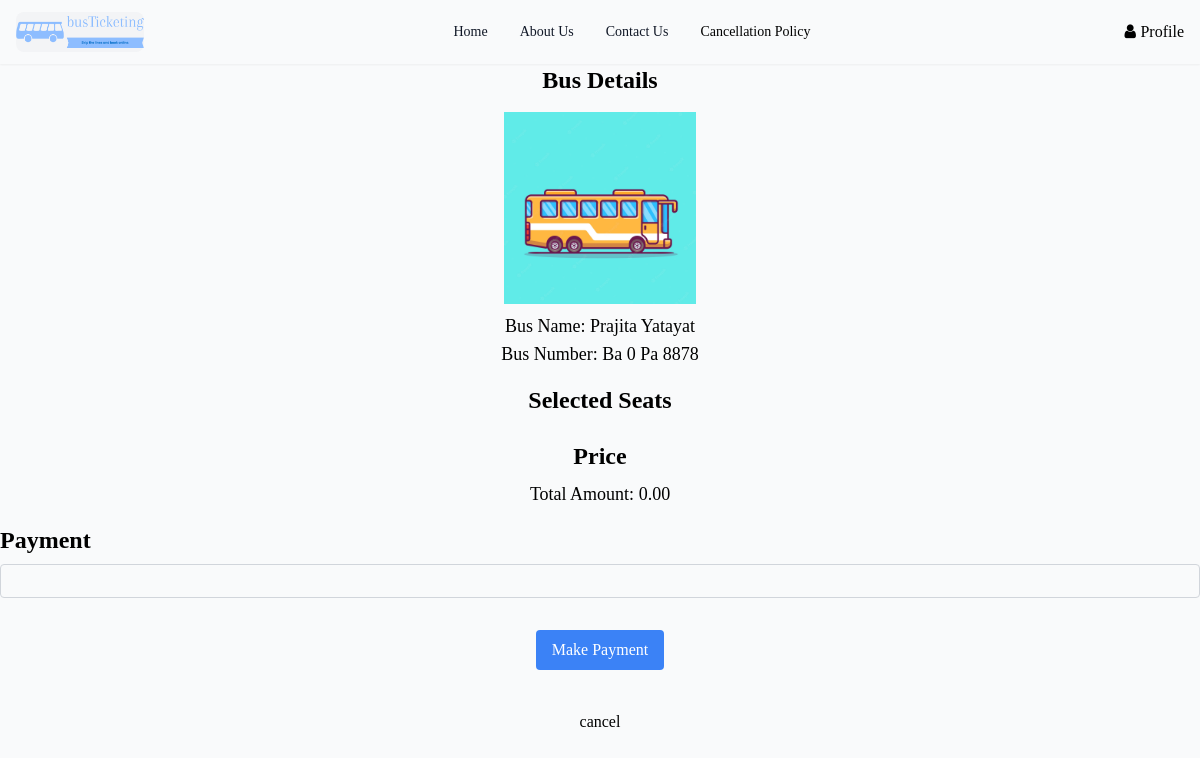
Page /checkout/2/ (signed in) on the committed database.
### Bus/models.py (models this page shows, shortened)
class Bus(models.Model):
    name = models.CharField(max_length=50)
    source = models.CharField(max_length=100)
    destination = models.CharField(max_length=100)
    travel_dates = models.DateField(_("Travel Dates"), auto_now=False, auto_now_add=False)
    features = models.TextField()
    image = models.ImageField(upload_to='')
    bus_number = models.CharField(max_length=50)
    price = models.DecimalField(max_digits=8, decimal_places=2)
    departure_time = models.TimeField()
    pickup_location = models.CharField(max_length=100)
    drop_location = models.CharField(max_length=100)
    operator_details = models.CharField(max_length=100)

### payment/views.py (the view)
# urls.py: path('checkout/<int:pk>/', views.checkout, name='checkout'),
@login_required
def checkout(request, pk):
    bus = get_object_or_404(Bus, pk=pk)
    selected_seats = request.POST.getlist('seats_selected')
    pusher_client.trigger("bus-channel",'seats-updated',{'bus_id':bus.pk,'seats':selected_seats,"action":"lock"})
    print(selected_seats)
    total_amount = len(selected_seats) * bus.price
    if request.method == 'POST':
        user_id = request.user.id
        key = f"bus:{pk}:{user_id}"
        r.setex(key,180,json.dumps(selected_seats))
        try:
            intent = stripe.PaymentIntent.create(
                amount=int(total_amount * 100),  # Stripe requires the amount in cents
                currency='usd',
            )
            client_secret = intent.client_secret
        except stripe.error.CardError as e:
            pass
    else:
        client_secret = None
    return render(request, 'checkout.html', {
        'bus': bus,
        'selected_seats': selected_seats,
        'total_amount': total_amount,
        'client_secret': client_secret,
        'stripe_public_key': settings.STRIPE_PUBLIC_KEY,
    })

### payment/templates/checkout.html (shortened to what this page needs)
{% extends 'base_nav.html' %} {% block maincontent %}
<div class="flex flex-col items-center">
  <h2 class="text-2xl font-bold mb-4">Bus Details</h2>
  <img
    src="{{ bus.image.url }}"
    alt="{{ bus.name }}"
    class="bus-image w-48 h-48 object-cover mb-2"
  />
  <p class="text-lg">Bus Name: {{ bus.name }}</p>
  <p class="text-lg">Bus Number: {{ bus.bus_number }}</p>
</div>
<div class="mt-4 flex flex-col items-center">
  <h2 class="text-2xl font-bold mb-2">Selected Seats</h2>
</div>
<div class="mt-4 flex flex-col items-center">
  <h2 class="text-2xl font-bold mb-2">Price</h2>
  <p class="text-lg">Total Amount: {{ total_amount }}</p>
</div>
<div class="mt-4">
  <h2 class="text-2xl font-bold mb-2">Payment</h2>
  <div id="card-element" class="border border-gray-300 rounded p-4"></div>
</div>
<form
  id="payment-form"
  action="{% url 'payment:payment_success' %}"
  method="POST"
  class="mt-8"
>
  <button
    id="submit-button"
    type="submit"
    class="px-4 py-2 bg-blue-500 text-white rounded hover:bg-blue-600 flex justify-center mx-auto"
  >
    Make Payment
  </button>
</form>
<form action="{% url 'Bus:cancel_booking' %}" method="POST" class="mt-8">
  <button
    type="submit"
    class="px-4 py-2 bg-red-500 text-black rounded hover:bg-red-600 flex justify-center mx-auto"
  >
    cancel
  </button>
</form>
{% endblock maincontent %}

### rows in the picture
Bus: image (picture), name "Prajita Yatayat", bus_number "Ba 0 Pa 8878"

### other values in the picture
{{ total_amount }} "0.00"
